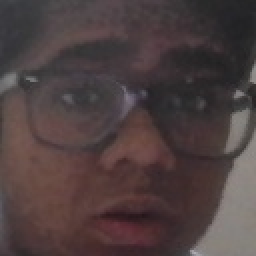
#> input picture backend/data/face_images/AP/AP_20250417_122044_078396_0.jpg, 128 x 128 px, given in place of the camera (shown 2 times larger)
$ python collect_face_data.py
#> lines starting #> are read from the running program, lines starting #| are printed output that depends on the picture
import cv2
import os
import time
import argparse
import numpy as np
from datetime import datetime

def create_directory(directory):
    if not os.path.exists(directory):  # Create
        os.makedirs(directory)
        print(f"Created directory: {directory}")

def collect_face_data():
    parser = argparse.ArgumentParser(description='Collect face data for training')
    parser.add_argument('--username', type=str, help='Username for the face data')
    parser.add_argument('--num_images', type=int, default=50, help='Number of images to collect')
    parser.add_argument('--output_dir', type=str, default='data/face_images', help='Output directory for face images')
    args = parser.parse_args()
    username = args.username
    if not username:
        username = input("Enter your username: ")
#> the answer given: data/face_images/AP/AP_20250417_122044_078396_0.jpg
    user_dir = os.path.join(args.output_dir, username)
    create_directory(user_dir)
    cap = cv2.VideoCapture(0)
    if not cap.isOpened():
        print("Error: Could not open webcam.")
        return
    face_cascade = cv2.CascadeClassifier(cv2.data.haarcascades + 'haarcascade_frontalface_default.xml')
    if face_cascade.empty():
        print("Error: Could not load face cascade classifier.")
        cap.release()
        return

    print(f"\nCollecting face data for user: {username}")
    print(f"We'll capture {args.num_images} images. Please look at the camera and move your head slightly between captures.")
    print("Press 'q' to quit at any time.\n")
    print("Starting in 3 seconds...")
    time.sleep(3)

    images_captured = 0
    min_face_size = (100, 100)
    start_time = time.time()
    frame_count = 0

    while images_captured < args.num_images:
        ret, frame = cap.read()
#> frame is the input picture: shape (128, 128, 3); mean B, G, R 64.1, 63.9, 77.8
        if not ret:
            print("Error: Could not read frame from webcam.")
            break
        gray = cv2.cvtColor(frame, cv2.COLOR_BGR2GRAY)
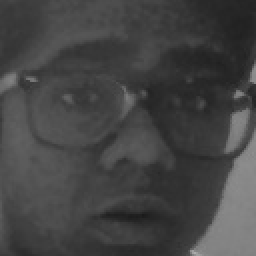
#> gray: shape (128, 128) (shown 2 times larger); min 26, max 173, mean 68.1
        faces = face_cascade.detectMultiScale(
            gray,
            scaleFactor=1.1,
            minNeighbors=5,
            minSize=min_face_size
        )
#> faces = ()
        frame_display = frame.copy()

        if len(faces) > 0:
            largest_face = max(faces, key=lambda x: x[2] * x[3])
            x, y, w, h = largest_face

            cv2.rectangle(frame_display, (x, y), (x+w, y+h), (0, 255, 0), 2)

            cv2.putText(frame_display, f"Capturing: {images_captured}/{args.num_images}",
                       (10, 30), cv2.FONT_HERSHEY_SIMPLEX, 0.7, (0, 255, 0), 2)

            if frame_count % 5 == 0 and images_captured < args.num_images:
                face_roi = frame[y:y+h, x:x+w]

                face_roi = cv2.resize(face_roi, (128, 128))

                timestamp = datetime.now().strftime("%Y%m%d_%H%M%S_%f")
                filename = f"{username}_{timestamp}_{images_captured}.jpg"
                filepath = os.path.join(user_dir, filename)
                cv2.imwrite(filepath, face_roi)

                images_captured += 1
                print(f"Captured image {images_captured}/{args.num_images}")
        else:
            cv2.putText(frame_display, "No face detected", (10, 30),
                       cv2.FONT_HERSHEY_SIMPLEX, 0.7, (0, 0, 255), 2)

        frame_count += 1
        elapsed_time = time.time() - start_time
        fps = frame_count / elapsed_time
        cv2.putText(frame_display, f"FPS: {fps:.2f}", (10, 60),
                   cv2.FONT_HERSHEY_SIMPLEX, 0.7, (0, 255, 0), 2)
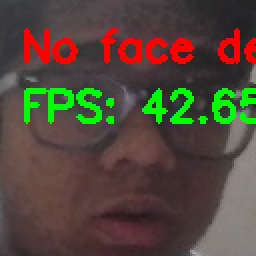
#> frame_display: shape (128, 128, 3) (shown 2 times larger); mean B, G, R 58.5, 70.9, 83.1

        cv2.imshow('Face Data Collection', frame_display)

        if cv2.waitKey(1) & 0xFF == ord('q'):
#> (key q is pressed here)
            print("Data collection interrupted by user.")
            break

    cap.release()
    cv2.destroyAllWindows()

    if images_captured > 0:
        print(f"\nSuccessfully captured {images_captured} face images for user: {username}")
        print(f"Images saved to: {user_dir}")
        print("\nYou can now run train_face_model.py to train the face recognition model.")
    else:
        print("\nNo images were captured. Please try again.")

if __name__ == "__main__":
    create_directory("data")
    create_directory("data/face_images")

    collect_face_data()

$ run again, on backend/data/face_images/AP/AP_20250417_122048_090029_1.jpg
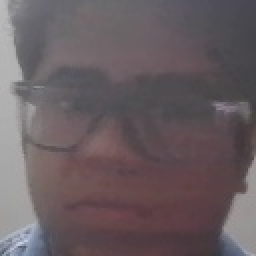
#> input picture backend/data/face_images/AP/AP_20250417_122048_090029_1.jpg, 128 x 128 px, given in place of the camera (shown 2 times larger)
#> in collect_face_data, frame is the input picture: shape (128, 128, 3); mean B, G, R 96.9, 93, 104
#> in collect_face_data, `gray = cv2.cvtColor(frame, cv2.COLOR_BGR2GRAY)`:
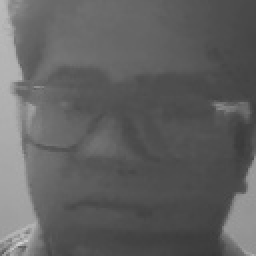
#> gray: shape (128, 128) (shown 2 times larger); min 54, max 211, mean 96.7
#> faces = ()
#> in collect_face_data, `cv2.putText(frame_display, f"FPS: {fps:.2f}", (10, 60), cv2.FONT_HERSH..`:
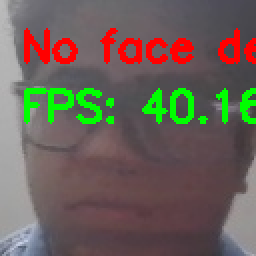
#> frame_display: shape (128, 128, 3) (shown 2 times larger); mean B, G, R 88.3, 96.4, 106.7

$ run again, on backend/data/face_images/AP/AP_20250417_122048_573120_2.jpg
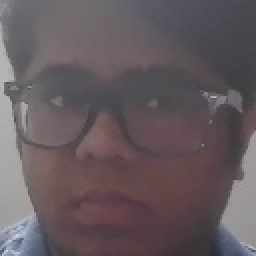
#> input picture backend/data/face_images/AP/AP_20250417_122048_573120_2.jpg, 128 x 128 px, given in place of the camera (shown 2 times larger)
#> in collect_face_data, frame is the input picture: shape (128, 128, 3); mean B, G, R 94, 89.8, 100.5
#> in collect_face_data, `gray = cv2.cvtColor(frame, cv2.COLOR_BGR2GRAY)`:
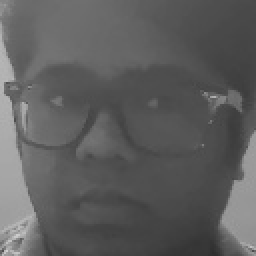
#> gray: shape (128, 128) (shown 2 times larger); min 43, max 206, mean 93.5
#> faces = ()
#> in collect_face_data, `cv2.putText(frame_display, f"FPS: {fps:.2f}", (10, 60), cv2.FONT_HERSH..`:
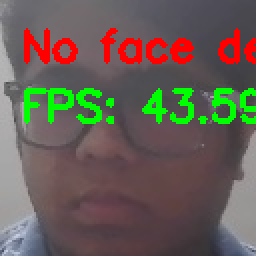
#> frame_display: shape (128, 128, 3) (shown 2 times larger); mean B, G, R 85.4, 94, 103.1
